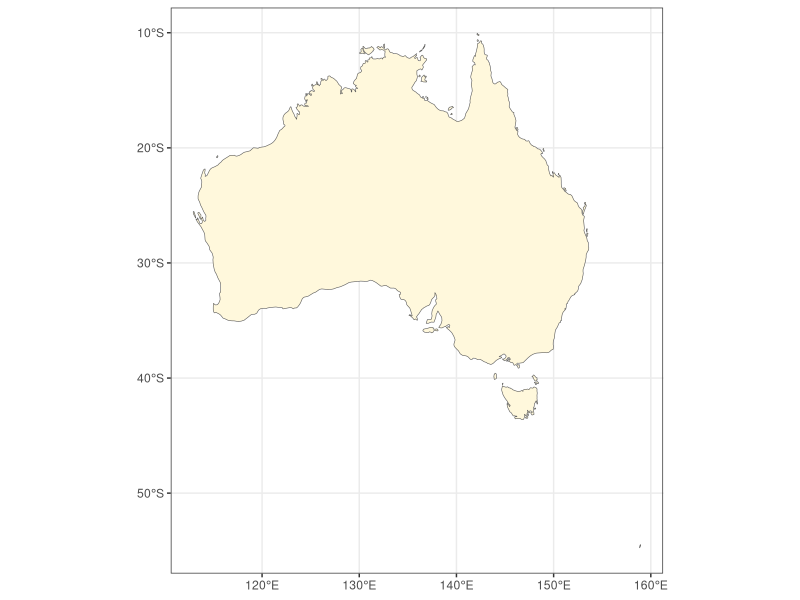
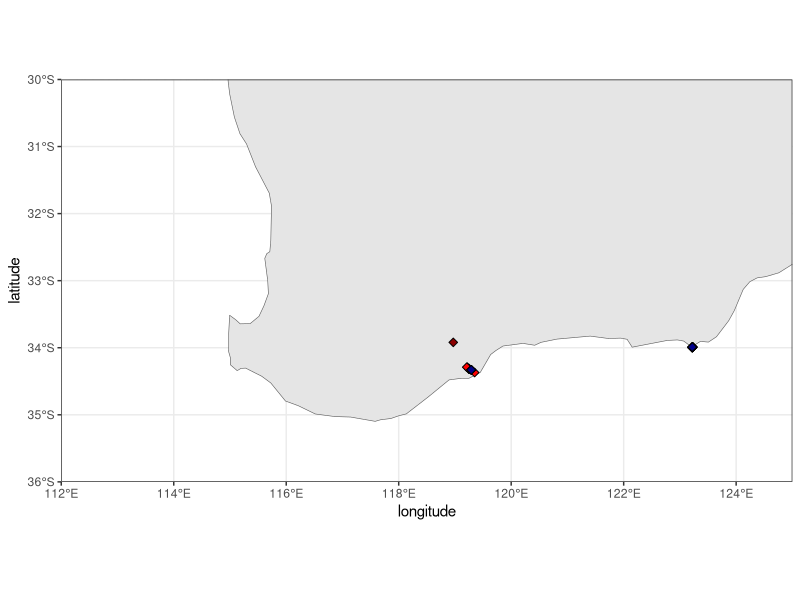
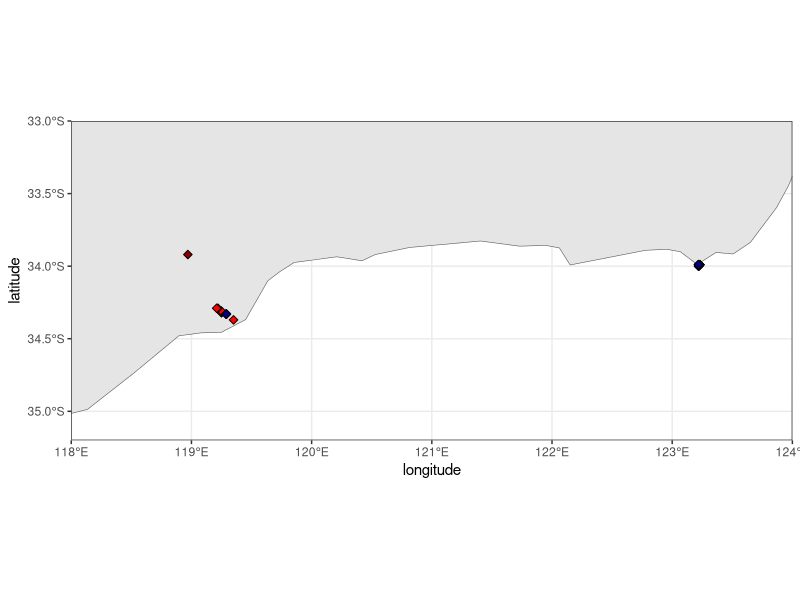

Reproduce these figures in R, in order.
## ---- chunk 1
knitr::opts_chunk$set(
	echo = TRUE,
	message = FALSE,
	warning = FALSE
)
	
	options(stringsAsFactors = FALSE)
	then = Sys.time()
  set.seed(434)

  library(readr)
  
  library(ggplot2)
  theme_set(theme_bw())
  library(sf) #required for maps
  library("rnaturalearth")
  library("rnaturalearthdata")

  getwd()
## ---- chunk 2


world <- ne_countries(scale = "medium", returnclass = "sf")
class(world)
australia <- subset(world, admin == "Australia")


australia <- subset(world, admin == "Australia")
(mainland <- ggplot(data = australia) +
     geom_sf(fill = "cornsilk") )


## ---- chunk 3

## Reading in the coordinates of the obsservations
## reformatted into a csv with column names
mothSites = read_csv("BoroniaClavataAndMoth.csv")

ggplot(data = australia) +
    geom_sf() +
    geom_point(data = mothSites, aes(x = longitude, y = latitude), size = 2, 
        shape = 23, fill = c("red","darkred","darkblue")[as.factor(mothSites$species)]) +
    coord_sf(xlim = c(112, 125), ylim = c(-36, -30), expand = FALSE)

ggplot(data = australia) +
    geom_sf() +
    geom_point(data = mothSites, aes(x = longitude, y = latitude), size = 2, 
        shape = 23, fill = c("red","darkred","darkblue")[as.factor(mothSites$species)]) +
    coord_sf(xlim = c(118, 124), ylim = c(-35.2, -33), expand = FALSE)


## ---- chunk 4

sessionInfo()
getwd()
date()
Sys.time() - then
